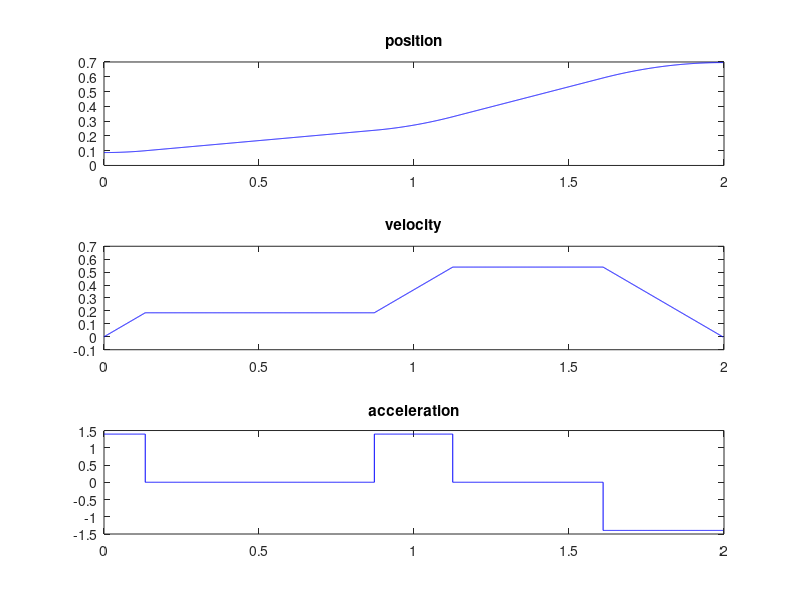

The MATLAB script that drew this image:
theta1 = 5;
theta2 = 15;
theta3 = 40;

acceleration_b = 80;

td12 = 1; 
td23 = 1;

% subplot(3,1,1)
% plot(0,theta1,'r*');
% hold on;
% plot(td12,theta2,'r*');
% hold on;
% plot(td12+td23,theta3,'r*');
% hold on;

acceleration_1 = acceleration_b;
tb1 = td12 - sqrt(td12^2-2*(theta2-theta1)/acceleration_1)
velocity12 = (theta2-theta1)/(td12-tb1/2)

acceleration_3 = -acceleration_b;
tb3 = td23 - sqrt(td23^2 + 2*(theta3-theta2)/acceleration_3)
velocity23 = (theta3-theta2)/(td23-tb3/2)

acceleration_2 = acceleration_b;
tb2 = (velocity23-velocity12)/acceleration_2

t23 = td23 - tb2/2 - tb3

t12 = td12 - tb2/2 - tb1

t_b1 = 0:0.001:tb1;
p_b1 = theta1 + 1/2*acceleration_1*t_b1.^2;
v_b1 = acceleration_1*t_b1;
a_b1 = acceleration_1 + 0*t_b1;
t = t_b1;
p = p_b1;
v = v_b1;
a = a_b1;

t_12 = 0:0.001:t12;
p_12 = p_b1(end) + velocity12.*t_12;
v_12 = v_b1(end) + 0 * t_12;
a_12 = 0*t_12;
t = [t t_12+t(end)];
p = [p p_12];
v = [v v_12];
a = [a a_12];

t_b2 = 0:0.001:tb2;
p_b2 = p_12(end) + v_12(end)*t_b2 + 1/2*acceleration_2*t_b2.^2;
v_b2 = v_12(end) + acceleration_2*t_b2;
a_b2 = acceleration_2 +0*t_b2;
t = [t t_b2+t(end)];
p = [p p_b2];
v = [v v_b2];
a = [a a_b2];

t_23 = 0:0.001:t23;
p_23 = p_b2(end) + velocity23*t_23;
v_23 = v_b2(end) + 0*t_23;
a_23 = 0*t_23;
t = [t t_23+t(end)];
p = [p p_23];
v = [v v_23];
a = [a a_23];

t_b3 = 0:0.001:tb3;
p_b3 = p_23(end) + v_23(end)*t_b3 + 1/2*acceleration_3*t_b3.^2;
v_b3 = v_23(end) + acceleration_3*t_b3;
a_b3 = acceleration_3 + 0*t_b3;
t = [t t_b3+t(end)];
p = [p p_b3];
v = [v v_b3];
a = [a a_b3];

degree2rad = pi/180;
subplot(3,1,1)
plot(t,p*degree2rad,'b')
title('position')
subplot(3,1,2)
plot(t,v*degree2rad,'b')
title('velocity')
subplot(3,1,3)
plot(t,a*degree2rad,'b')
title('acceleration')
        
